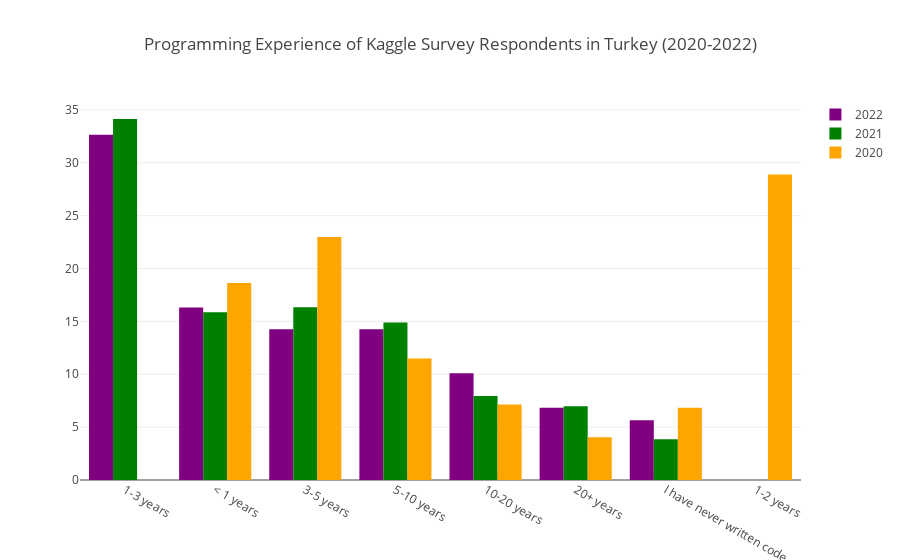

This figure's notebook cell:
### Markdown cell above
<div style="color:White; display:fill; border-radius:5px;background-color:#336b87;font-size:170%;font-family:sans-serif;letter-spacing:0.5px;text-align: center">
Programming Experience
    
</div>

# What is your programming experience? (Turkey)

* Generally, kaggle survey participants in 2020 and 2021 have less than 3 years of programming experience. This situation does not differ according to the genders.

### Code cell
df1 = return_percentage(df22_TR,'Q11')
df2 = return_percentage(df21_TR,'Q6')
df3 = return_percentage(df20_TR,'Q6')


fig = go.Figure(data=[
    go.Bar(name='2022', y=df1['Q11'], x=df1.index,marker_color='purple'),
    go.Bar(name='2021', y=df2['Q6'], x=df2.index,marker_color='green'),
    go.Bar(name='2020', y=df3['Q6'], x=df3.index,marker_color='orange')
])    

fig.update_layout(barmode='group',title='Programming Experience of Kaggle Survey Respondents in Turkey (2020-2022)')
fig.show()

### Figure 1 — Plotly figure (JSON) as saved in the notebook; plotly's stock layout.template omitted (floating-point values rounded to 4 significant figures)
{"data": [{"marker": {"color": "purple"}, "name": "2022", "type": "bar", "x": ["1-3 years", "< 1 years", "3-5 years", "5-10 years", "10-20 years", "20+ years", "I have never written code"], "y": [32.64, 16.32, 14.24, 14.24, 10.09, 6.825, 5.638]}, {"marker": {"color": "green"}, "name": "2021", "type": "bar", "x": ["1-3 years", "3-5 years", "< 1 years", "5-10 years", "10-20 years", "20+ years", "I have never written code"], "y": [34.13, 16.35, 15.87, 14.9, 7.933, 6.971, 3.846]}, {"marker": {"color": "orange"}, "name": "2020", "type": "bar", "x": ["1-2 years", "3-5 years", "< 1 years", "5-10 years", "10-20 years", "I have never written code", "20+ years"], "y": [28.88, 22.98, 18.63, 11.49, 7.143, 6.832, 4.037]}], "layout": {"barmode": "group", "title": {"text": "Programming Experience of Kaggle Survey Respondents in Turkey (2020-2022)"}}}
